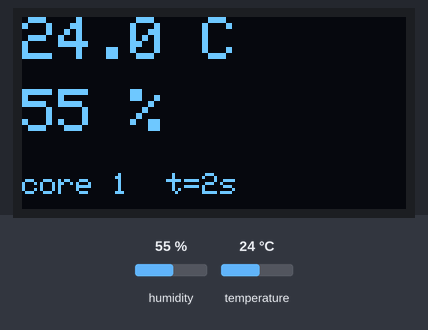
Bench run of a sketch on a simulated ESP32. On the bench: 128×64 one-colour display. The inputs (shaded band) are chosen by the test bench; at power-on: humidity 55 %, temperature 24 °C.

Above: at 2.8 s.
2.9 s: humidity set to 22 %
At 5.3 s:
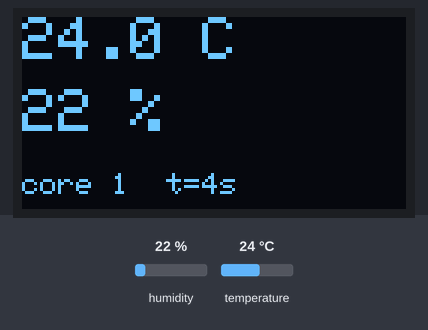
7.6 s: temperature set to 12 °C
At 8.9 s:
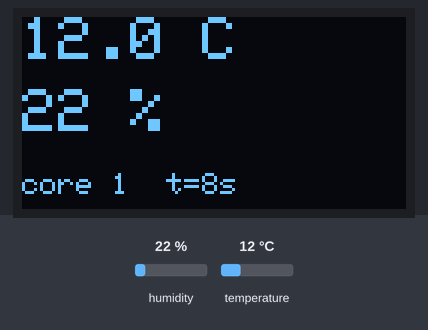
11.6 s: humidity set to 40 %
At 13.6 s:
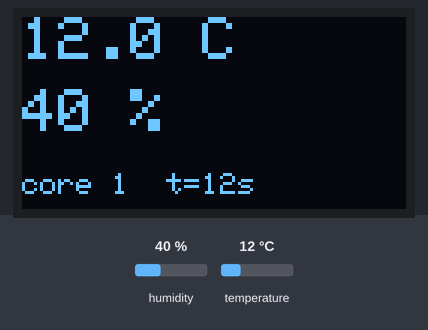
15.7 s: temperature set to 19 °C
At 17.2 s:
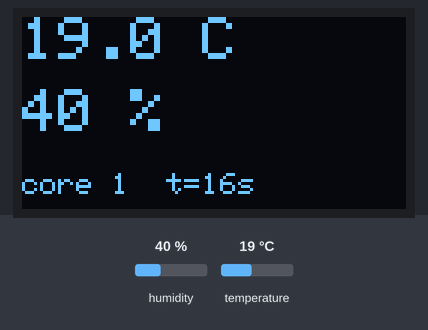
Timing chart, 0 to 18.7 s (numbered marks = the images above; inputs shaded):
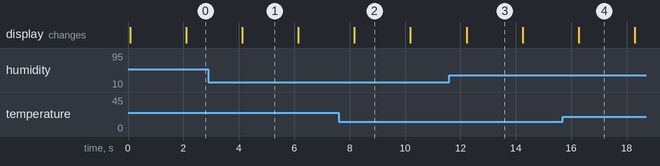

The sketch:

dht_oled_freertos.ino
```cpp
// Implements a FreeRTOS producer/consumer pattern where a sensor task reads DHT11 values and sends them over a queue to a display task that updates an SSD1306 OLED.
//
// Full tutorial: https://shillehtek.com/blogs/news/esp32-freertos-tasks-dual-core-multitasking
// Parts used: https://shillehtek.com/products/esp32-dev-board-cp2102-type-c-4mb
//             https://shillehtek.com/products/shillehtek-dht11-with-cables
//             https://shillehtek.com/products/0-96-i2c-white-oled-display-module-4-pin-ssd1306
// More examples: https://github.com/shillehbean/shillehtek-examples
//

#include <DHT.h>
#include <Wire.h>
#include <Adafruit_GFX.h>
#include <Adafruit_SSD1306.h>

DHT dht(4, DHT11);
Adafruit_SSD1306 oled(128, 64, &Wire, -1);
typedef struct { float t, h; unsigned long ms; } Reading;
QueueHandle_t q;

void sensorTask(void*) {                    // producer
  dht.begin();
  for (;;) {
    Reading r = { dht.readTemperature(), dht.readHumidity(), millis() };
    xQueueSend(q, &r, 0);                   // drop the reading if the queue is full
    vTaskDelay(pdMS_TO_TICKS(2000));
  }
}

void displayTask(void*) {                   // consumer
  oled.begin(SSD1306_SWITCHCAPVCC, 0x3C);
  oled.setTextColor(SSD1306_WHITE);
  Reading r;
  for (;;) {
    if (xQueueReceive(q, &r, portMAX_DELAY)) {   // sleeps until a reading arrives
      oled.clearDisplay();
      oled.setTextSize(2); oled.setCursor(0, 0);  oled.printf("%.1f C", r.t);
      oled.setCursor(0, 24);                      oled.printf("%.0f %%", r.h);
      oled.setTextSize(1); oled.setCursor(0, 52); oled.printf("core %d  t=%lus", xPortGetCoreID(), r.ms / 1000);
      oled.display();
    }
  }
}

void setup() {
  Serial.begin(115200);
  q = xQueueCreate(5, sizeof(Reading));
  xTaskCreatePinnedToCore(sensorTask,  "sensor",  4096, NULL, 1, NULL, 1);
  xTaskCreatePinnedToCore(displayTask, "display", 4096, NULL, 2, NULL, 0);   // higher priority
  // the two blink tasks from Step 2 can be created here as well
}
void loop() { vTaskDelay(pdMS_TO_TICKS(1000)); }
```

Measured:
- what the display in image 1 shows lasts 2.1 s, from 4.1 s to 6.2 s
